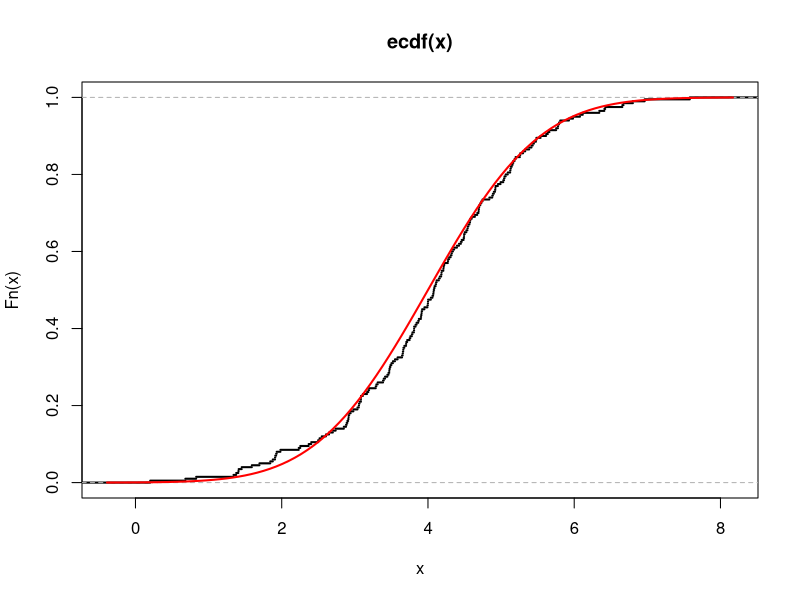
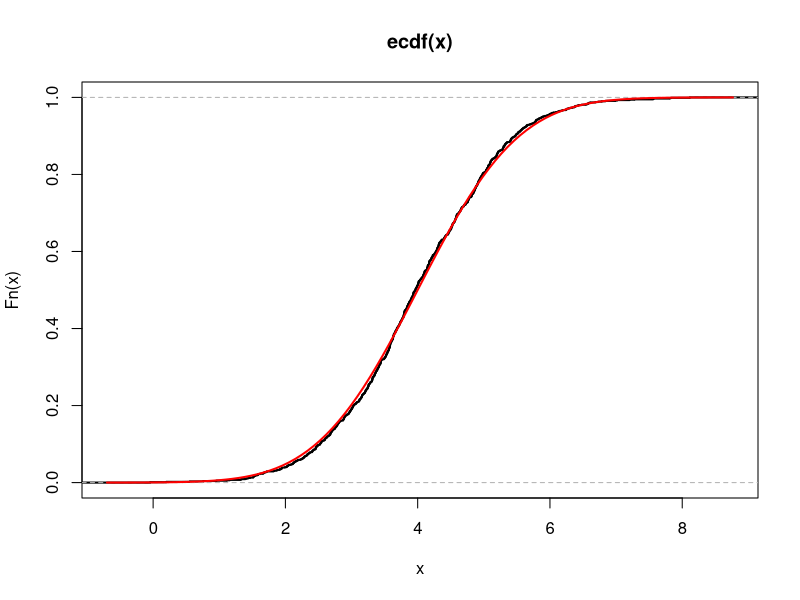

The R script that drew these images, in order:
#Задача 37. За 𝑛 = 200 и 𝑛 = 1000 генерирайте данни 𝑥1, 𝑥2, . . . , 𝑥𝑛 от нормално
#разпределение с параметри 𝜇 = 4, 𝜎 = 1.2. Начертайте емпиричната функция на разпределение на
#данните. На същата картинка добавете функцията на разпределение на случайна величина
#𝑋 ∼ 𝒩 (𝜇 = 4, 𝜎 = 1.2).

 x1 <-rnorm(200,4,1.2)
 plot.ecdf(x1,do.points=F,lwd=2)
 curve(pnorm(x,4,1.2),add=T,col="red",lwd=2)

#pri n=1000
 x1 <-rnorm(1000,4,1.2)
 plot.ecdf(x1,do.points=F,lwd=2)
 curve(pnorm(x,4,1.2),add=T,col="red",lwd=2)
